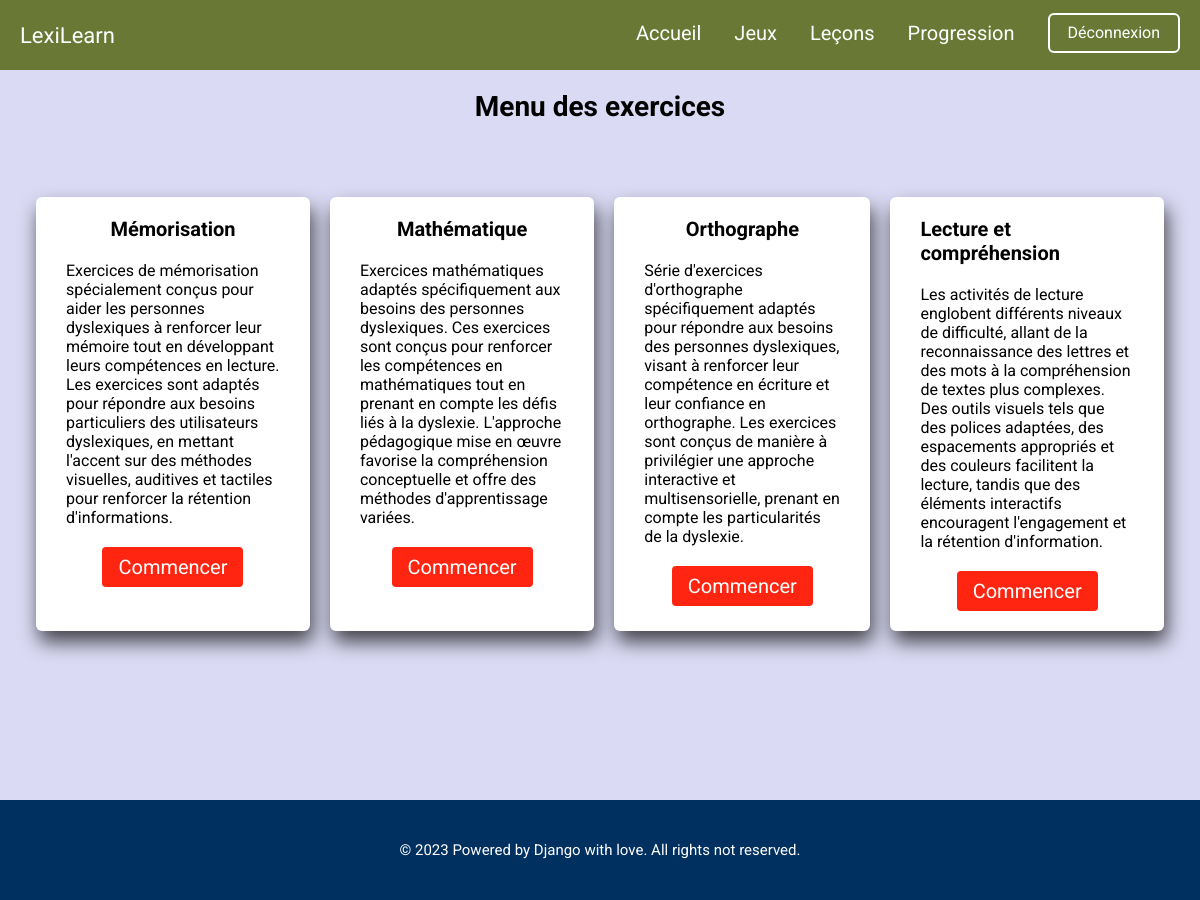
The page /exercises/ (signed in) on the database its author committed.
### dys_app/models.py (models this page shows, shortened)
class ExerciseTheme(models.Model):
    title = models.CharField(max_length=100)
    description = models.TextField()
    view = models.CharField(max_length=255, default='memory_rules')

### dys_app/views.py (the view)
# urls.py: path('exercises/', exercises, name='exercises'),
@login_required
def exercises(request):
    exercise_themes = ExerciseTheme.objects.all()
    return render(request, 'exercises.html', {'exercise_themes': exercise_themes})

### dys_app/templates/exercises.html
{% extends 'base.html' %}
{% block content %}
    <div class="exercises-menu-page">
        <h2>Menu des exercices</h2>
        <div class="exercises-theme-container">
            {% for theme in exercise_themes %}
                <div class="exercice-theme">
                    <h3>{{ theme.title }}</h3>
                    <p>{{ theme.description }}</p>
                    <a href="{% url theme.view %}" class="exercice-btn">Commencer</a>
                </div>
            {% endfor %}
        </div>
    </div>
{% endblock %}

### dys_app/static/dys_app/styles.css (style rules this page uses)
* { box-sizing: border-box; cursor: default; margin: 0; padding: 0; font-family: "Roboto"; outline: none; -webkit-tap-highlight-color: rgba(255, 255, 255, 0); caret-color: transparent; }
body { min-height: 100vh; }
html { position: relative; margin: 0; padding: 0; font-size: 62.5%; background-color: whitesmoke; }
.exercises-menu-page { width: 100%; height: 100%; min-height: 100vh; padding-top: 9rem; gap: 5rem; display: flex; flex-direction: column; align-items: center; justify-content: flex-start; background-color: rgb(218, 218, 244); }
.exercises-menu-page h2 { font-size: 2.4rem; }
.exercises-menu-page .exercises-theme-container { display: flex; flex-direction: column; justify-content: flex-start; gap: 2rem; padding: 2% 3%; }
.exercises-menu-page .exercises-theme-container .exercice-theme { box-shadow: 3px 11px 19px 0px rgba(0, 0, 0, 0.69); display: flex; flex-direction: column; justify-content: flex-start; align-items: center; padding: 2rem 3rem; background-color: white; border-radius: 6px; gap: 2rem; }
.exercises-menu-page .exercises-theme-container .exercice-theme h3 { font-size: 2rem; }
.exercises-menu-page .exercises-theme-container .exercice-theme p { font-size: 1.6rem; }
.exercises-menu-page .exercises-theme-container .exercice-theme .exercice-btn { background-color: #FF2511; border: none; width: auto; color: white; text-decoration: none; font-size: 2rem; border-radius: 4px; padding: 8px 16px; text-align: center; cursor: pointer; }
@media only screen and (min-width: 1025px) { .exercises-menu-page h2 { font-size: 2.8rem; } }
@media only screen and (min-width: 1025px) { .exercises-menu-page .exercises-theme-container { flex-direction: row; } }
@media only screen and (min-width: 1025px) { .exercises-menu-page .exercises-theme-container .exercice-theme { box-shadow: 3px 11px 19px 0px rgba(0, 0, 0, 0.69); display: flex; flex-direction: column; justify-content: flex-start; align-items: center; padding: 2rem 3rem; background-color: white; border-radius: 6px; gap: 2rem; } }
@media only screen and (min-width: 1025px) { .exercises-menu-page .exercises-theme-container .exercice-theme h3 { font-size: 2rem; } }
@media only screen and (min-width: 1025px) { .exercises-menu-page .exercises-theme-container .exercice-theme p { font-size: 1.6rem; } }
@media only screen and (min-width: 1025px) { .exercises-menu-page .exercises-theme-container .exercice-theme .exercice-btn { background-color: #FF2511; border: none; width: auto; color: white; text-decoration: none; font-size: 2rem; border-radius: 4px; padding: 8px 16px; text-align: center; cursor: pointer; } }

### rows shown on the page
ExerciseTheme: title "Mémorisation", description "Exercices de mémorisation spécialement conçus pour aider les personnes dyslexiques à renforcer leur mémoire tout en développant leurs compétences en lecture. Les exercices sont adaptés pour répondre aux besoins particuliers des utilisateurs dyslexiques, en mettant l'accent sur des méthodes visuelles, auditives et tactiles pour renforcer la rétention d'informations."
ExerciseTheme: title "Mathématique", description "Exercices mathématiques adaptés spécifiquement aux besoins des personnes dyslexiques. Ces exercices sont conçus pour renforcer les compétences en mathématiques tout en prenant en compte les défis liés à la dyslexie. L'approche pédagogique mise en œuvre favorise la compréhension conceptuelle et offre des méthodes d'apprentissage variées."
ExerciseTheme: title "Orthographe", description "Série d'exercices d'orthographe spécifiquement adaptés pour répondre aux besoins des personnes dyslexiques, visant à renforcer leur compétence en écriture et leur confiance en orthographe. Les exercices sont conçus de manière à privilégier une approche interactive et multisensorielle, prenant en compte les particularités de la dyslexie."
ExerciseTheme: title "Lecture et compréhension", description "Les activités de lecture englobent différents niveaux de difficulté, allant de la reconnaissance des lettres et des mots à la compréhension de textes plus complexes. Des outils visuels tels que des polices adaptées, des espacements appropriés et des couleurs facilitent la lecture, tandis que des éléments interactifs encouragent l'engagement et la rétention d'information."
